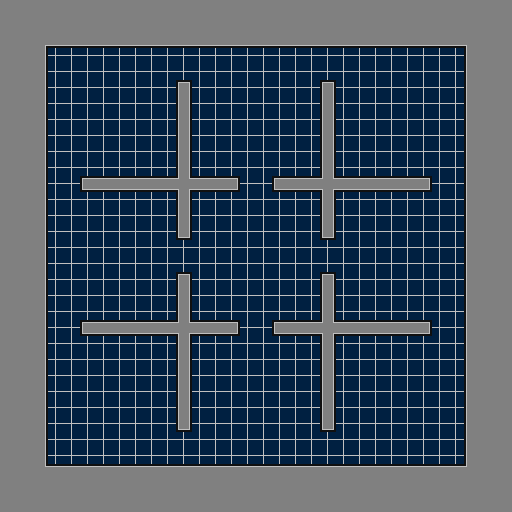

This is a level from a 2D game, rendered from its Tiled map with the project's own tilesets. A one-line summary and the map file follow, with tile-layer data summarised:
An orthogonal 32x32 tile map with 16x16 px tiles, 3 tile layers (base_layer, back_layer, front_layer), 3 hidden layers not drawn, 2 tilesets.

<map version="1.2" tiledversion="1.2.1" orientation="orthogonal" renderorder="right-down" width="32" height="32" tilewidth="16" tileheight="16" infinite="0" nextlayerid="8" nextobjectid="2">
 <tileset firstgid="1" source="stage3_bg_tileset.tsx" />
 <tileset firstgid="257" source="area_tileset.tsx" />
 <layer id="1" name="base_layer" width="32" height="32" locked="1">
  <data>[1024 cells, 1024 non-empty, 1 distinct tile ids]</data>
 </layer>
 <layer id="2" name="back_layer" width="32" height="32" locked="1">
  <data>[1024 cells, 0 non-empty, 0 distinct tile ids]</data>
 </layer>
 <layer id="3" name="front_layer" width="32" height="32" locked="1">
  <data>[1024 cells, 424 non-empty, 16 distinct tile ids]</data>
 </layer>
 <layer id="5" name="object_layer" width="32" height="32" visible="0" locked="1">
  <data>[1024 cells, 34 non-empty, 31 distinct tile ids]</data>
 </layer>
 <layer id="6" name="area_layer" width="32" height="32" visible="0" locked="1">
  <data>[1024 cells, 600 non-empty, 21 distinct tile ids]</data>
 </layer>
 <layer id="7" name="connect_layer" width="32" height="32" visible="0" locked="1">
  <data>[1024 cells, 36 non-empty, 36 distinct tile ids]</data>
 </layer>
</map>
